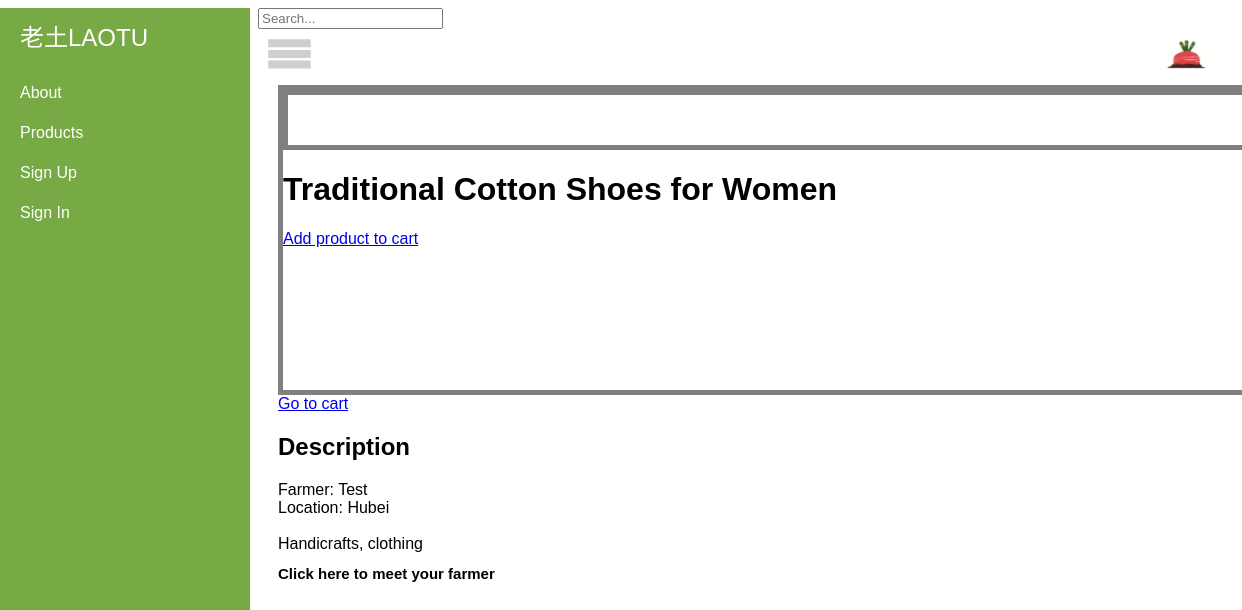
Page /2 on the earlier database version.
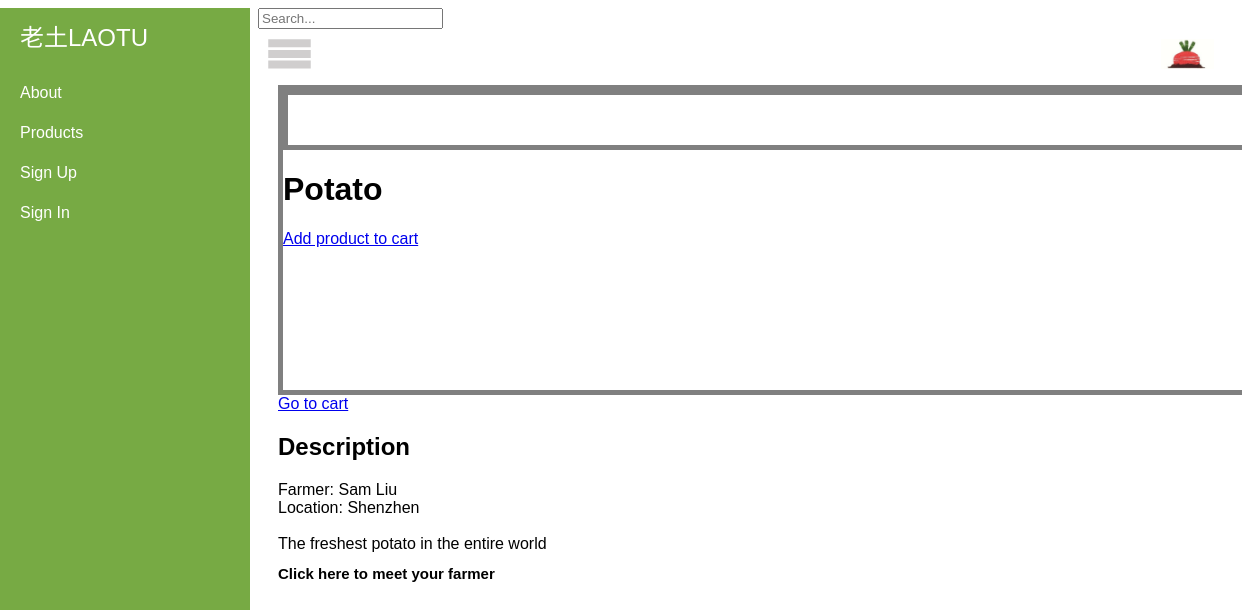
Same page on the later database version.
### tables this page shows
CREATE TABLE product (
    product_id integer primary key autoincrement,
    title text not null,
    category text not null,
    quantity integer not null,
    price decimal(7,2) not null,
    location text not null,
    description text not null,
    producer_id integer not null,
    FOREIGN KEY (producer_id) REFERENCES producer(producer_id)
);

CREATE TABLE producer (
    producer_id integer primary key autoincrement,
    user_name text not null,
    email text,
    pw_hash text not null,
    location text
);

### laotu.py (the view)
@app.route('/<int:product_id>')
def show_product(product_id):
    product = query_db('select * from product where product.product_id = ?', [product_id], one=True)
    producer = query_db('select * from producer where producer.producer_id = ?', str(product['producer_id']), one=True)
    return render_template('product.html', product=product, producer=producer)

### laotu.py (called while the page is built)
def get_db():
    top = _app_ctx_stack.top
    if not hasattr(top, 'sqlite_db'):
        top.sqlite_db = sqlite3.connect(app.config['DATABASE'])
        top.sqlite_db.row_factory = sqlite3.Row
    return top.sqlite_db

@app.teardown_appcontext
def close_database(exception):
    top = _app_ctx_stack.top
    if hasattr(top, 'sqlite_db'):
        top.sqlite_db.close()

def query_db(query, args=(), one=False):
    cur = get_db().execute(query, args)
    rv = cur.fetchall()
    return (rv[0] if rv else None) if one else rv

@app.before_request
def before_request():
    g.user = None
    if 'user_id' in session:
        g.user = query_db('select * from user where user_id = ?',
                          [session['user_id']], one=True)

### templates/product.html
{% extends "layout.html" %}
{% block main %}
	<div class="product_main" style="border: 5px solid grey; height: 300px">
		<div class="pic" style="border: 5px solid grey; height: 50px">
		</div>
		<h1>{{product.title}}</h1>
		<a class="add_product" href="{{ url_for('add_product', product_id=product.product_id)
	}}">Add product to cart</a>
	</div>
	<a href="{{ url_for('get_cart')}}">Go to cart</a>
	<div class="description">
		<h2>Description</h2>
		Farmer: {{producer.user_name}}<br>
		Location: {{product.location}}<br>
		<br>
		{{product.description}}
	</div>
	<div class="producer">
		<h2 style="font-size: 15px;">Click here to meet your farmer</h2>
	</div>
{% endblock %}

### templates/layout.html (shortened to what this page needs)
<!DOCTYPE html><html lang="en">
<head>
    <link href="{{ url_for('static', filename='css/style.css') }}" rel="stylesheet"/>
    <link href="{{url_for('static', filename='css/sidebar.css')}}" rel="stylesheet">
</head>
<body>
    <div class="container">
        <div id="wrapper">
            <div id="sidebar-wrapper">
                {% if g.user %}
                <ul class="sidebar-nav">
                    <li class="sidebar-brand">
                        <a href="{{ url_for('home') }}">
                            老土LAOTU
                        </a>
                    </li>
                    <li><a href="{{ url_for('about') }}">About</a></li>
                    <li><a href="{{ url_for('show_products_list') }}">Products</a></li>
                    <li><a href="{{ url_for('logout') }}">Sign Out</a></li>
                </ul>
                {% else %}
                <ul class="sidebar-nav">
                    <li class="sidebar-brand">
                        <a href="{{ url_for('home') }}">
                            老土LAOTU
                        </a>
                    </li>
                    <li><a href="{{ url_for('about') }}">About</a></li>
                    <li><a href="{{ url_for('show_products_list') }}">Products</a></li>
                    <li><a href="{{ url_for('register') }}">Sign Up</a></li>
                    <li><a href="{{ url_for('login') }}">Sign In</a></li>
                </ul>
                {% endif %}
            </div>
            <div id="searchbar-wrapper">
                <form action="/search" method="post">
                   <input name="search" placeholder="Search...">
                </form>
            </div>
            <div id="page-content-wrapper">
                <div class="container-fluid">
                    <div class="row">
                        <div class="col-lg-12">
                            <a href="#menu-toggle" class="header-div header-div-left" id="menu-toggle"><img src="{{ url_for('static', filename='images/menu.png') }}"></a>
                            <div class="resize-wrapper" style="position:absolute;top:0px;left:0px;width:100%;text-align:center;"><h2>{% block header %}{% endblock %}</h2></div>
                            <div class="header-div header-div-right" style="right:60px;"><img src="{{ url_for('static', filename='images/laotu-logo.png') }}"></div>
                            <br>
                            <br>
                            <main>
                                {% block main %}{% endblock %}
                            </main>
                        </div>
                    </div>
                </div>
            </div>
        </div>
    </div>
</body>
</html>

### static/css/style.css (style rules this page uses)
body { background: #fff; font-family: 'Trebuchet MS', sans-serif; font-size: 16px; }

### static/css/sidebar.css (style rules this page uses)
body { overflow-x: hidden; }
#wrapper { padding-left: 0; -webkit-transition: all 0.5s ease; -moz-transition: all 0.5s ease; -o-transition: all 0.5s ease; transition: all 0.5s ease; }
#sidebar-wrapper { z-index: 100; position: fixed; left: 250px; width: 0; height: 100%; margin-left: -250px; overflow-y: auto; background: #77AA44; -webkit-transition: all 0.5s ease; -moz-transition: all 0.5s ease; -o-transition: all 0.5s ease; transition: all 0.5s ease; }
#page-content-wrapper { width: 100%; position: absolute; padding: 15px; }
.header-div { position: absolute; z-index: 200; top: 10px; }
.header-div-left { left: 10px; }
.header-div-right { right: 10px; }
.header-div img { height:30px; }
.sidebar-nav { position: absolute; top: 0; width: 250px; margin: 0; padding: 0; list-style: none; }
.sidebar-nav li { text-indent: 20px; line-height: 40px; }
.sidebar-nav li a { display: block; text-decoration: none; color: #fff; }
.sidebar-nav > .sidebar-brand { height: 65px; font-size: 24px; line-height: 60px; }
.sidebar-nav > .sidebar-brand a { color: #fff; }
@media (min-width:768px) { #wrapper { padding-left: 250px; } }
@media (min-width:768px) { #sidebar-wrapper { width: 250px; } }
@media (min-width:768px) { #page-content-wrapper { padding: 20px; position: relative; } }

Differences in the rows shown:
no longer on this page (row edited): producer: user_name "Test"
changed product: title "Traditional Cotton Shoes for Women" → "Potato"; location "Hubei" → "Shenzhen"; description "Handicrafts, clothing" → "The freshest potato in the entire world"
added producer: user_name "Sam Liu"
